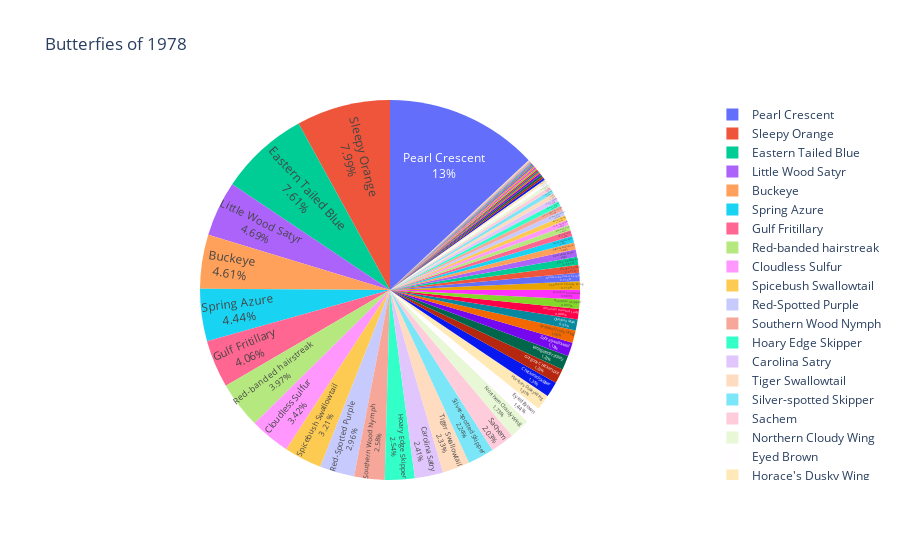

The cell this chart's notebook holds for it:
### Code cell
butterPie78 = px.pie(butterfly78, values='Quantity Seen', names='Common Name',
                title='Butterfies of 1978', hover_data=['Scientific Name'])
butterPie78.update_traces(textposition='inside', textinfo='percent+label')
butterPie78.write_html("butterPie1978.html")
butterPie78.show()

### Figure 1 — Plotly figure (JSON) as saved in the notebook; plotly's stock layout.template omitted (floating-point values rounded to 4 significant figures; data arrays with more than 128 entries replaced by an {"elided": "..."} marker saying what was removed)
{"data": [{"customdata": {"elided": "434x1 str values"}, "domain": {"x": [0, 1], "y": [0, 1]}, "hovertemplate": "Common Name=%{label}<br>Quantity Seen=%{value}<br>Scientific Name=%{customdata[0]}<extra></extra>", "labels": {"elided": "434 str values"}, "legendgroup": "", "name": "", "showlegend": true, "textinfo": "percent+label", "textposition": "inside", "type": "pie", "values": {"elided": "434 int values"}}], "layout": {"legend": {"tracegroupgap": 0}, "title": {"text": "Butterfies of 1978"}}}
